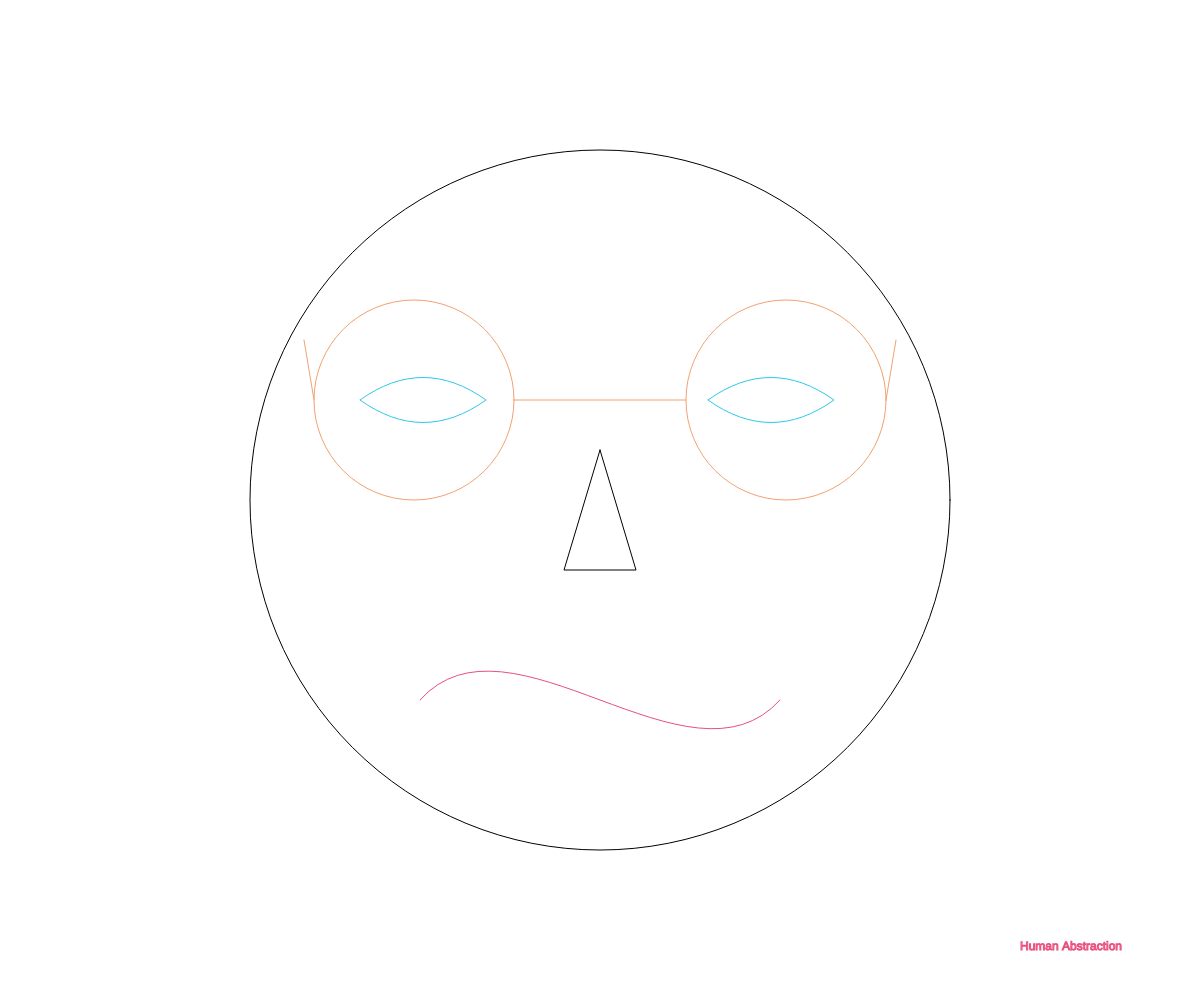
Frame 1 (no input)
Frame 60 (no input): identical to frame 1, image omitted
Frame 120 (the mouse pressed at the canvas centre since frame 60): identical to frame 1, image omitted

The p5.js sketch that drew this single still picture (run headless with seeded random() and noise() and a simulated clock; from frame 60 on, the mouse is pressed at the canvas centre):

// p5.js sketch
// ── sketch.js

let w;
let h;

function setup() {

  createCanvas(windowWidth, windowHeight);

  w = width;
  h = height;
  
}

function draw() {
  
  background(255, 255, 255);
  
  // circle(w/2, h/2, 0.7 * min(w, h));  // Face Outline
  
  portrait = new Features(0.5, 0.5)
  
  text("Human Abstraction", 0.85*w, 0.95*h)
   
}
  
class Features {  

constructor(xf, yf) {
  this.x = xf*w;
  this.y = yf*h;
  
  noFill();
  this.display()
}
  
display() {
  this.head(0.7);
  this.eye(0.3*w, 0.4*h, 0.035, 0.03);
  this.eye(0.59*w, 0.4*h, 0.035, 0.03);
  this.nose(0.03, 0.1, 0.05);
  this.glasses(0.3+1.5*0.03, 0.4, 0.2);
  this.mouth(0.7, 0.3, 0.1);
}
  
  
head(df) {
  stroke(0, 0, 0);
  circle(this.x, this.y, df*min(w, h));
}
  
glasses(xf, yf, df) {
  stroke(242, 161, 114);
  noFill();
  let r = df*min(w, h)/2;
  circle(xf*w, yf*h, 2*r);
  circle((1-xf)*w, yf*h, 2*r);
  line(xf*w+r, yf*h, (1-xf)*w-r, yf*h);
  line(xf*w-r, yf*h, xf*w-1.1*r, yf*h-0.6*r);
    line((1-xf)*w+r, yf*h, (1-xf)*w+1.1*r, yf*h-0.6*r);
}
  
eye(x, y, xw, yh) {
  stroke(47, 199, 237);
  beginShape();
  vertex(x, y);
  bezierVertex(x+xw*w, y-yh*h, x+2*xw*w, y-yh*h, x+3*xw*w, y);
  bezierVertex(x+2*xw*w, y+yh*h, x+xw*w, y+yh*h, x, y);
  endShape();
}
  
nose(xf, yf, dy) {
  stroke(0, 0, 0);
  beginShape()
  vertex(this.x, dy*h + this.y-yf*h);
  vertex(this.x+xf*w, dy*h + this.y+yf*h/5);
  vertex(this.x-xf*w, dy*h + this.y+yf*h/5);
  vertex(this.x, dy*h + this.y-yf*h);
  endShape();
}
  
mouth(yf, df, dy) {
  stroke(232, 79, 125);
  let xf0 = 0.5-df/2;
  let xfa = 0.5-df/4;
  let xfb = 0.5+df/4;
  let xf1 = 0.5+df/2;
  bezier(xf0*w, yf*h, xfa*w, yf*h-dy*h, xfb*w, yf*h+dy*h, xf1*w, yf*h);
  // line(xf0*w, yf*h, xf1*w, yf*h);
}
  
  
  
}










function windowResized() {
  
  resizeCanvas(windowWidth, windowHeight)

}
